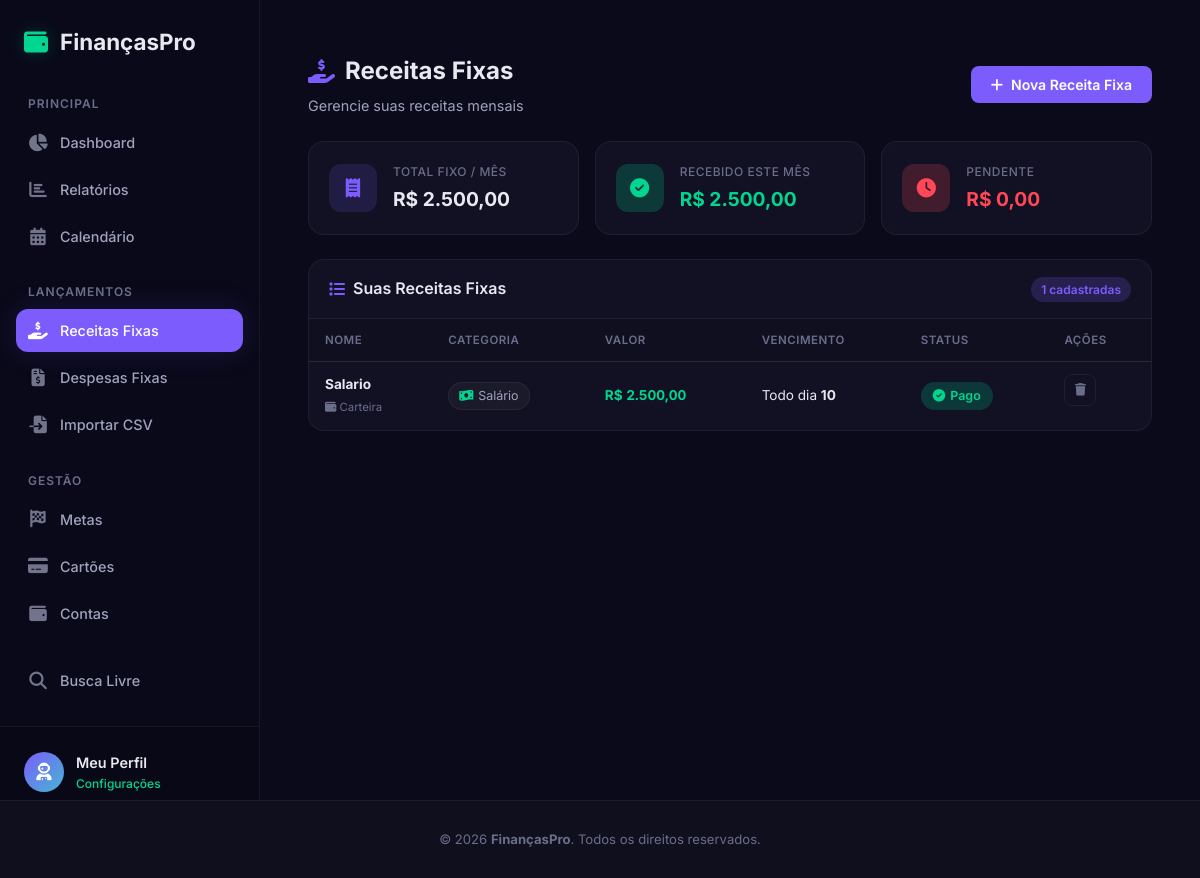
Before: /transacoes-fixas/receita with the older database file.
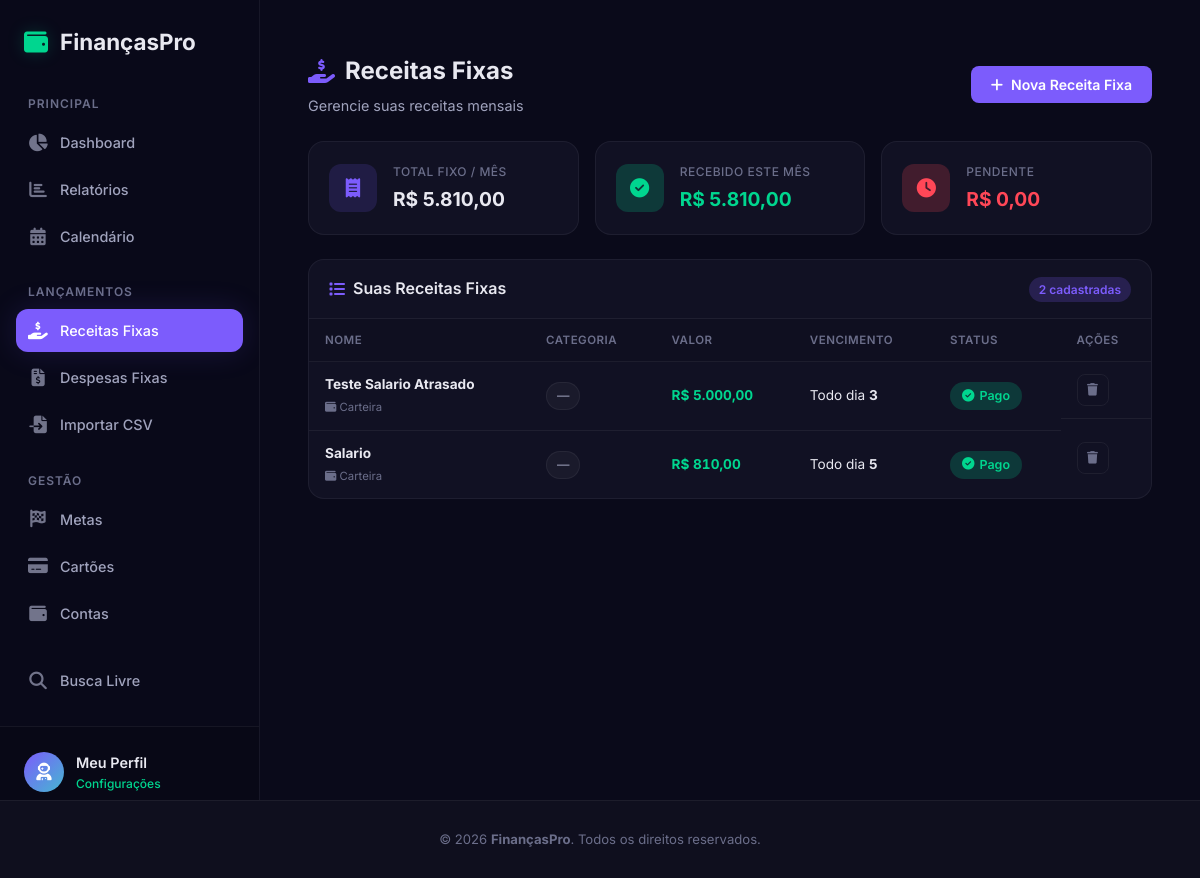
After: the same page with the newer database file.
### app.py (models this page shows, shortened)
class TransacaoFixa(db.Model):
    __tablename__ = 'transacao_fixa'
    id = db.Column(db.Integer, primary_key=True)
    nome = db.Column(db.String(100), nullable=False)
    valor = db.Column(db.Float, nullable=False)
    tipo = db.Column(db.String(10), nullable=False, default='despesa') # 'receita' ou 'despesa'
    dia_vencimento = db.Column(db.Integer, nullable=False)  # 1-31
    categoria_id = db.Column(db.Integer, db.ForeignKey('categoria.id'), nullable=True)
    conta_id = db.Column(db.Integer, db.ForeignKey('conta.id'), nullable=True)
    ativo = db.Column(db.Boolean, default=True)
    usuario_id = db.Column(db.Integer, db.ForeignKey('usuario.id'), nullable=False)
    pagamentos_json = db.Column(db.Text, default='{}')
    @property
    def pagamentos(self):
        try:
            return json.loads(self.pagamentos_json or '{}')
        except (json.JSONDecodeError, TypeError):
            return {}
    def pago_no_mes(self, ano, mes):
        chave = f"{ano}-{mes:02d}"
        return self.pagamentos.get(chave, False)
    @property
    def status_atual(self):
        hoje = date.today()
        if self.pago_no_mes(hoje.year, hoje.month):
            return 'pago'
        if hoje.day > self.dia_vencimento:
            return 'atrasado'
        if hoje.day >= self.dia_vencimento - 3:
            return 'proximo'
        return 'pendente'
    @property
    def categoria_nome(self):
        if self.categoria_rel:
            return self.categoria_rel.nome
        return 'Sem categoria'

class Conta(db.Model):
    id = db.Column(db.Integer, primary_key=True)
    nome = db.Column(db.String(100), nullable=False)
    tipo = db.Column(db.String(30), nullable=False)  # corrente, poupanca, cartao, dinheiro, investimento
    saldo_inicial = db.Column(db.Float, default=0.0)
    cor = db.Column(db.String(7), default='#7c5cfc')
    icone = db.Column(db.String(30), default='fa-wallet')
    ativo = db.Column(db.Boolean, default=True)
    usuario_id = db.Column(db.Integer, db.ForeignKey('usuario.id'), nullable=False)
    transacoes = db.relationship('Transacao', backref='conta', lazy=True)
    transacoes_fixas = db.relationship('TransacaoFixa', backref='conta', lazy=True)

class Categoria(db.Model):
    id = db.Column(db.Integer, primary_key=True)
    nome = db.Column(db.String(50), nullable=False)
    tipo = db.Column(db.String(10), nullable=False)  # 'receita', 'despesa', 'ambos'
    icone = db.Column(db.String(30), default='fa-tag')
    cor = db.Column(db.String(7), default='#7c5cfc')
    usuario_id = db.Column(db.Integer, db.ForeignKey('usuario.id'), nullable=False)
    transacoes = db.relationship('Transacao', backref='categoria_rel', lazy=True)
    transacoes_fixas = db.relationship('TransacaoFixa', backref='categoria_rel', lazy=True)
    orcamentos = db.relationship('Orcamento', backref='categoria_rel', lazy=True)

### app.py (the view)
@app.route('/transacoes-fixas/<tipo>')
def transacoes_fixas(tipo):
    usuario = get_user()
    if tipo not in ('receita', 'despesa'):
        tipo = 'despesa'
    transacoes = TransacaoFixa.query.filter_by(usuario_id=usuario.id, tipo=tipo).order_by(TransacaoFixa.dia_vencimento).all()
    categorias = Categoria.query.filter_by(usuario_id=usuario.id, tipo=tipo).all()
    contas = Conta.query.filter_by(usuario_id=usuario.id, ativo=True).all()
    hoje = date.today()
    total_fixo = sum(d.valor for d in transacoes if d.ativo)
    total_pago = sum(d.valor for d in transacoes if d.ativo and d.pago_no_mes(hoje.year, hoje.month))
    total_pendente = total_fixo - total_pago
    return render_template('transacoes_fixas.html',
                           despesas=transacoes,
                           categorias=categorias,
                           contas=contas,
                           hoje=hoje,
                           tipo=tipo,
                           total_fixo=total_fixo,
                           total_pago=total_pago,
                           total_pendente=total_pendente)

### app.py (called while the page is built, shortened)
def get_user():
    usuario = Usuario.query.first()
    return usuario

@app.before_request
def processar_automaticos():
    if request.path.startswith('/static/'):
        return
    usuario = get_user()
    if not usuario:
        return
    hoje = date.today()
    chave_cache = f"{usuario.id}_{hoje.isoformat()}"
    if chave_cache in cache_processamento:
        return

@app.context_processor
def inject_user():
    return dict(usuario=get_user())

def processar_automaticos(usuario):
    hoje = date.today()
    chave = f"{usuario.id}-{hoje.isoformat()}"
    if chave in _automaticos_cache:
        return

@app.before_request
def auto_processar():
    if request.endpoint and request.endpoint != 'static':
        try:
            usuario = Usuario.query.first()
            if usuario:
                processar_automaticos(usuario)
        except Exception:
            pass

@app.template_filter('brl')
def format_brl(value):
    try:
        return f"R$ {value:,.2f}".replace(',', 'X').replace('.', ',').replace('X', '.')
    except (ValueError, TypeError):
        return "R$ 0,00"

### templates/transacoes_fixas.html (shortened to what the changed rows need)
{% extends 'base.html' %}
{% block content %}
<section class="page-section">
    <div class="page-header">
        <div>
            <h1><i
                    class="fas {% if tipo == 'receita' %}fa-hand-holding-usd{% else %}fa-file-invoice-dollar{% endif %}"></i>
                {% if tipo == 'receita' %}Receitas Fixas{% else %}Despesas Fixas{% endif %}</h1>
        </div>
    </div>
    <div class="stats-grid stats-grid-3">
        <div class="stat-card">
            <div class="stat-info">
                <span class="stat-label">Total Fixo / Mês</span>
                <span class="stat-value">{{ total_fixo|brl }}</span>
            </div>
        </div>
        <div class="stat-card">
            <div class="stat-info">
                <span class="stat-label">{% if tipo == 'receita' %}Recebido{% else %}Pago{% endif %} este Mês</span>
                <span class="stat-value text-green">{{ total_pago|brl }}</span>
            </div>
        </div>
    </div>
    {% if despesas %}
    <div class="table-card">
        <div class="table-header">
            <h2><i class="fas fa-list"></i> Suas {% if tipo == 'receita' %}Receitas Fixas{% else %}Despesas Fixas{%
                endif %}</h2>
            <span class="badge">{{ despesas|length }} cadastradas</span>
        </div>
        <div class="table-responsive">
            <table class="data-table">
                <thead>
                    <tr>
                        <th>Nome</th>
                        <th>Categoria</th>
                        <th>Valor</th>
                        <th>Vencimento</th>
                        <th>Status</th>
                        <th>Ações</th>
                    </tr>
                </thead>
                <tbody>
                    {% for d in despesas %}
                    <tr class="fade-in-row">
                        <td>
                            <strong>{{ d.nome }}</strong>
                            {% if d.conta %}
                            <br><small class="text-muted"><i class="fas {{ d.conta.icone }}"></i> {{ d.conta.nome
                                }}</small>
                            {% endif %}
                        </td>
                        <td>
                            {% if d.categoria_rel %}
                            <span class="cat-badge">
                                <i class="fas {{ d.categoria_rel.icone }}" style="color: {{ d.categoria_rel.cor }}"></i>
                                {{ d.categoria_nome }}
                            </span>
                            {% else %}
                            <span class="cat-badge">—</span>
                            {% endif %}
                        </td>
                        <td class="td-valor {% if tipo == 'receita' %}text-green{% else %}text-red{% endif %}">{{
                            d.valor|brl }}</td>
                        <td>Todo dia <strong>{{ d.dia_vencimento }}</strong></td>
                        <td>
                            {% set status = d.status_atual %}
                            <span class="status-badge status-{{ status }}">
                                {% if status == 'pago' %}
                                <i class="fas fa-check-circle"></i> Pago
                                {% elif status == 'atrasado' %}
                                <i class="fas fa-exclamation-circle"></i> Atrasado
                                {% elif status == 'proximo' %}
                                <i class="fas fa-clock"></i> Próximo
                                {% else %}
                                <i class="fas fa-hourglass-half"></i> Pendente
                                {% endif %}
                            </span>
                        </td>
                        <td class="td-actions">
                            <form action="{{ url_for('excluir_transacao_fixa', id=d.id) }}" method="POST"
                                class="inline-form" onsubmit="return confirm('Excluir {{ d.nome }}?')">
                                <button type="submit" class="btn-icon btn-icon-delete" title="Excluir">
                                    <i class="fas fa-trash"></i>
                                </button>
                            </form>
                        </td>
                    </tr>
                    {% endfor %}
                </tbody>
            </table>
        </div>
    </div>
    {% endif %}
</section>
{% endblock %}

Changed rows visible on the page:
added TransacaoFixa: nome "Teste Salario Atrasado", conta.nome "Carteira", valor|brl "R$ 5.000,00", dia_vencimento "3"
changed TransacaoFixa "Salario": valor|brl "R$ 2.500,00" → "R$ 810,00"; dia_vencimento "10" → "5"; categoria_nome "Salário" → (not shown); now shows "—"
Other visible differences:
{{ total_fixo|brl }}: "R$ 2.500,00" → "R$ 5.810,00"
{{ total_pago|brl }}: "R$ 2.500,00" → "R$ 5.810,00"
{{ despesas|length }}: "1" → "2"
